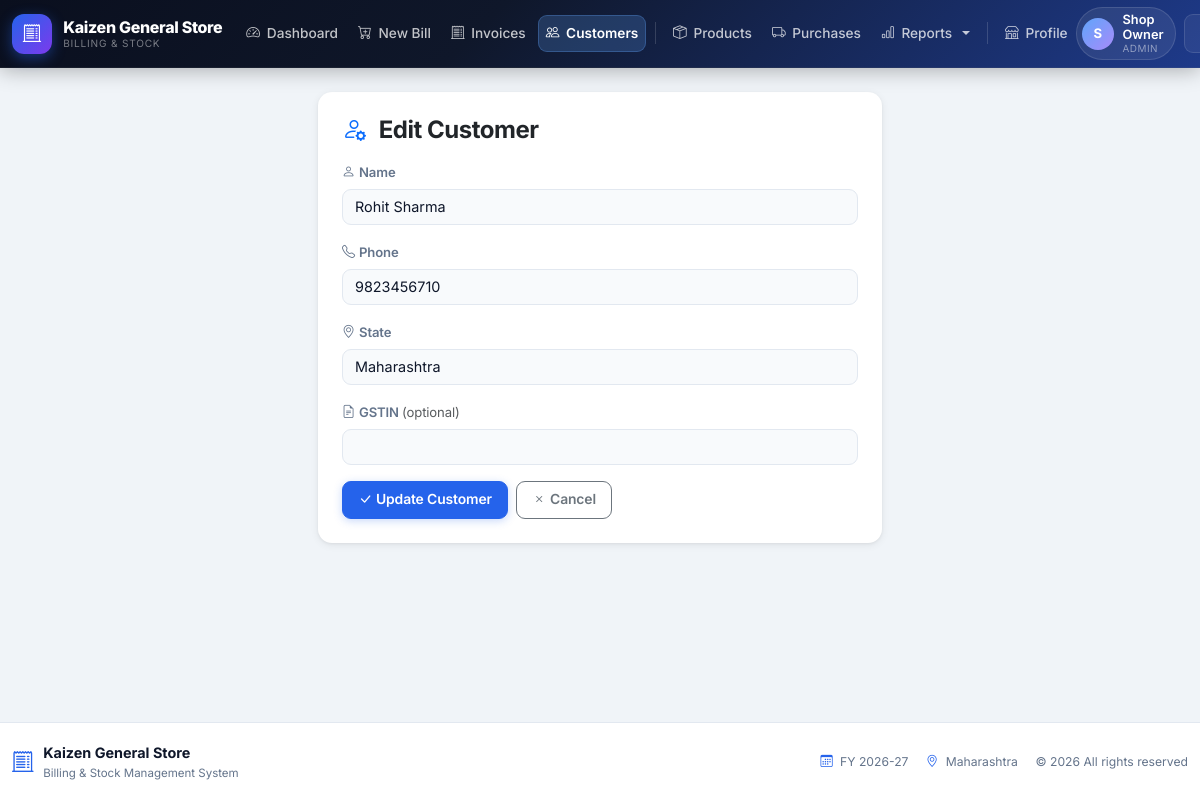
Screenshot of /customers/edit.php?id=2 (signed in) with the database file from the repository.
### tables this page shows
CREATE TABLE customers (
    customer_id INT AUTO_INCREMENT PRIMARY KEY,
    name        VARCHAR(100) NOT NULL,
    phone       VARCHAR(15)  NULL,
    state       VARCHAR(50)  NOT NULL,
    gstin       VARCHAR(15)  NULL,
    created_at  TIMESTAMP NOT NULL DEFAULT CURRENT_TIMESTAMP
);

### includes/functions.php (called while the page is built, shortened)
<?php
function h($value): string
{
    return htmlspecialchars((string) $value, ENT_QUOTES, 'UTF-8');
}

### customers/edit.php (the view, shortened to what this page needs)
<?php
require_once __DIR__ . '/../config/db.php';
require_once __DIR__ . '/../includes/functions.php';
$id = (int) ($_GET['id'] ?? $_POST['id'] ?? 0);
$stmt = $pdo->prepare('SELECT * FROM customers WHERE customer_id = ?');
$stmt->execute([$id]);
$customer = $stmt->fetch();
$form = $customer;
require __DIR__ . '/../includes/header.php';
?>
<div class="row justify-content-center">
  <div class="col-lg-6">
    <div class="card p-4">
      <h4 class="mb-3"><i class="bi bi-person-gear text-primary me-2"></i> Edit Customer</h4>
      <form method="post" novalidate>
        <div class="mb-3">
          <label class="form-label"><i class="bi bi-person me-1"></i>Name</label>
          <input type="text" name="name" class="form-control" value="<?= h($form['name']) ?>" required>
        </div>
        <div class="mb-3">
          <label class="form-label"><i class="bi bi-telephone me-1"></i>Phone</label>
          <input type="text" name="phone" class="form-control" value="<?= h($form['phone']) ?>">
        </div>
        <div class="mb-3">
          <label class="form-label"><i class="bi bi-geo-alt me-1"></i>State</label>
          <input type="text" name="state" class="form-control" value="<?= h($form['state']) ?>" required>
        </div>
        <div class="mb-3">
          <label class="form-label"><i class="bi bi-file-earmark-text me-1"></i>GSTIN <span class="text-muted fw-normal">(optional)</span></label>
          <input type="text" name="gstin" class="form-control" value="<?= h($form['gstin']) ?>" maxlength="15" style="text-transform:uppercase">
        </div>
        <div class="d-flex gap-2">
          <button type="submit" class="btn btn-primary"><i class="bi bi-check-lg me-1"></i>Update Customer</button>
          <a href="<?= BASE_URL ?>/customers/list.php" class="btn btn-outline-secondary"><i class="bi bi-x me-1"></i>Cancel</a>
        </div>
      </form>
    </div>
  </div>
</div>
<?php require __DIR__ . '/../includes/footer.php'; ?>

### assets/css/style.css (style rules this page uses)
:root { --primary: #2563eb; --primary-dark: #1d4ed8; --primary-light: #dbeafe; --primary-glow: rgba(37,99,235,.2); --accent: #7c3aed; --accent-light: #ede9fe; --success: #16a34a; --success-light: #dcfce7; --warning: #d97706; --warning-light: #fef3c7; --danger: #dc2626; --danger-light: #fee2e2; --info: #0891b2; --info-light: #cffafe; --bg: #f0f4f8; --surface: #ffffff; --surface-2: #f8fafc; --border: #e2e8f0; --border-strong: #cbd5e1; --text: #0f172a; --text-2: #334155; --muted: #64748b; --muted-light: #94a3b8; --radius: 14px; --radius-sm: 9px; --radius-xs: 6px; --shadow-xs: 0 1px 2px rgba(0,0,0,.05); --shadow-sm: 0 2px 8px rgba(0,0,0,.07), 0 1px 3px rgba(0,0,0,.05); --shadow: 0 4px 20px rgba(0,0,0,.08), 0 2px 8px rgba(0,0,0,.05); --shadow-md: 0 8px 30px rgba(0,0,0,.1), 0 3px 10px rgba(0,0,0,.06); --shadow-lg: 0 16px 48px rgba(0,0,0,.12), 0 6px 16px rgba(0,0,0,.08); --navbar-h: 68px; --transition: .18s cubic-bezier(.4,0,.2,1); }
*, *::before, *::after { box-sizing: border-box; }
html, body { height: 100%; }
body { background: var(--bg); color: var(--text); font-family: 'Inter', 'Segoe UI', system-ui, -apple-system, sans-serif; display: flex; flex-direction: column; min-height: 100vh; font-size: .925rem; line-height: 1.6; -webkit-font-smoothing: antialiased; }
a { color: var(--primary); text-decoration: none; transition: color var(--transition); }
h1,h2,h3,h4,h5,h6 { font-weight: 700; letter-spacing: -.02em; }
.card { border: none; border-radius: var(--radius); box-shadow: var(--shadow-sm); background: var(--surface); transition: box-shadow var(--transition), transform var(--transition); }
.btn { border-radius: var(--radius-sm); font-weight: 600; font-size: .87rem; padding: .48rem .95rem; transition: all var(--transition); letter-spacing: -.01em; }
.btn-primary { background: var(--primary); border-color: var(--primary); box-shadow: 0 2px 8px rgba(37,99,235,.25); }
.form-control, .form-select { border: 1.5px solid var(--border); border-radius: var(--radius-sm); font-size: .9rem; background: var(--surface-2); transition: border-color var(--transition), box-shadow var(--transition), background var(--transition); color: var(--text); }
.form-label { font-weight: 600; font-size: .82rem; color: var(--muted); margin-bottom: .4rem; letter-spacing: -.01em; }

### rows the page displays
customers: name "Rohit Sharma", phone "9823456710", state "Maharashtra"

### other values shown
shopSetting('shop_name') "Kaizen General Store"
$initials "S"
$user['name'] "Shop Owner"
$user['role'] "ADMIN"
getFinancialYear() "2026-27"
shopSetting('shop_state') "Maharashtra"
